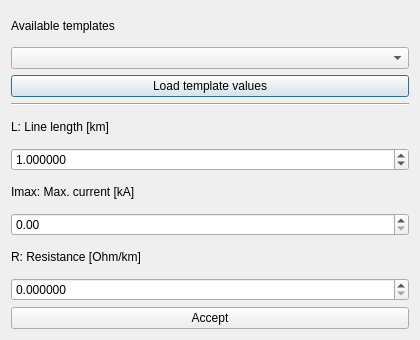
<?xml version="1.0" encoding="UTF-8"?>
<ui version="4.0">
 <class>DcLineEditorDialog</class>
 <widget class="QDialog" name="DcLineEditorDialog">
  <property name="geometry">
   <rect>
    <x>0</x>
    <y>0</y>
    <width>420</width>
    <height>340</height>
   </rect>
  </property>
  <property name="windowTitle">
   <string>Line editor</string>
  </property>
  <layout class="QVBoxLayout" name="verticalLayout">
   <item>
    <widget class="QLabel" name="templatesLabel">
     <property name="text">
      <string>Available templates</string>
     </property>
    </widget>
   </item>
   <item>
    <widget class="QComboBox" name="catalogueComboBox"/>
   </item>
   <item>
    <widget class="QPushButton" name="loadTemplateButton">
     <property name="text">
      <string>Load template values</string>
     </property>
    </widget>
   </item>
   <item>
    <widget class="Line" name="lineSeparator">
     <property name="orientation">
      <enum>Qt::Horizontal</enum>
     </property>
    </widget>
   </item>
   <item>
    <widget class="QLabel" name="lengthLabel">
     <property name="text">
      <string>L: Line length [km]</string>
     </property>
    </widget>
   </item>
   <item>
    <widget class="QDoubleSpinBox" name="lengthSpinBox">
     <property name="decimals">
      <number>6</number>
     </property>
     <property name="maximum">
      <double>9999999.000000000000000</double>
     </property>
     <property name="value">
      <double>1.000000000000000</double>
     </property>
    </widget>
   </item>
   <item>
    <widget class="QLabel" name="currentLabel">
     <property name="text">
      <string>Imax: Max. current [kA]</string>
     </property>
    </widget>
   </item>
   <item>
    <widget class="QDoubleSpinBox" name="currentSpinBox">
     <property name="decimals">
      <number>2</number>
     </property>
     <property name="maximum">
      <double>9999999.000000000000000</double>
     </property>
    </widget>
   </item>
   <item>
    <widget class="QLabel" name="resistanceLabel">
     <property name="text">
      <string>R: Resistance [Ohm/km]</string>
     </property>
    </widget>
   </item>
   <item>
    <widget class="QDoubleSpinBox" name="resistanceSpinBox">
     <property name="decimals">
      <number>6</number>
     </property>
     <property name="maximum">
      <double>9999999.000000000000000</double>
     </property>
    </widget>
   </item>
   <item>
    <widget class="QPushButton" name="acceptButton">
     <property name="text">
      <string>Accept</string>
     </property>
    </widget>
   </item>
  </layout>
 </widget>
 <resources/>
 <connections/>
</ui>
